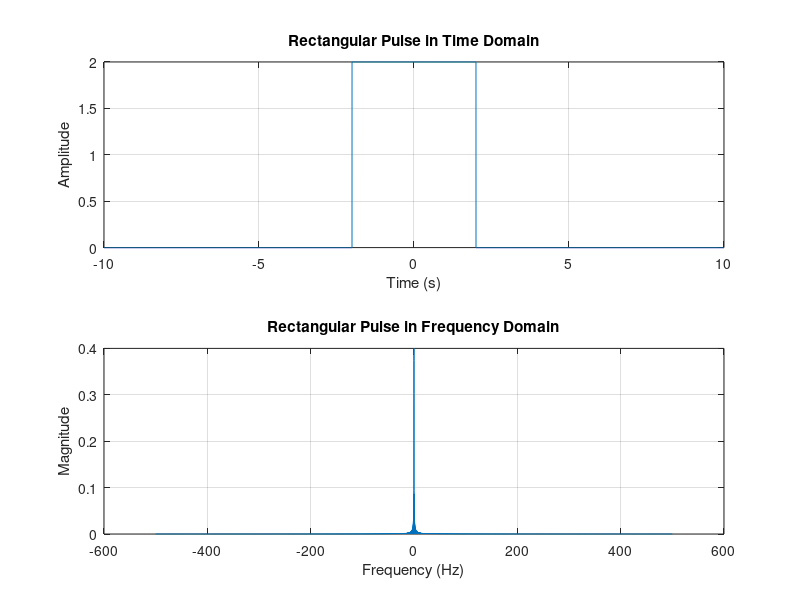

Reproduce this figure in MATLAB.
clear;
clc;

% Define parameters
A = 2;      % Amplitude of the rectangular pulse
tau = 4;    % Duration of the rectangular pulse in seconds
t_step = 0.001; % Time step in seconds
t_range = -10:t_step:10; % Time range from -10 to 10 seconds

% 1. Generating rectangular pulse in the time domain
rect_pulse = A * ((abs(t_range) < tau/2)); 

% 2. Transforming the signal from the time domain into the frequency domain
N = length(t_range); % Number of points in the signal
f_signal = fft(rect_pulse, N); % Compute the FFT of the signal
f_signal = fftshift(f_signal); % Shift the zero frequency component to the center
f_range = (-N/2:N/2-1)*(1/(t_step*N)); % Frequency range

% 3. Plot the signal in the time domain
figure;
subplot(2,1,1);
plot(t_range, rect_pulse);
title('Rectangular Pulse in Time Domain');
xlabel('Time (s)');
ylabel('Amplitude');
grid on;

% Plot the magnitude of the signal in the frequency domain 
subplot(2,1,2);
plot(f_range, abs(f_signal)/N); % Normalized magnitude
title('Rectangular Pulse in Frequency Domain');
xlabel('Frequency (Hz)');
ylabel('Magnitude');
grid on;
